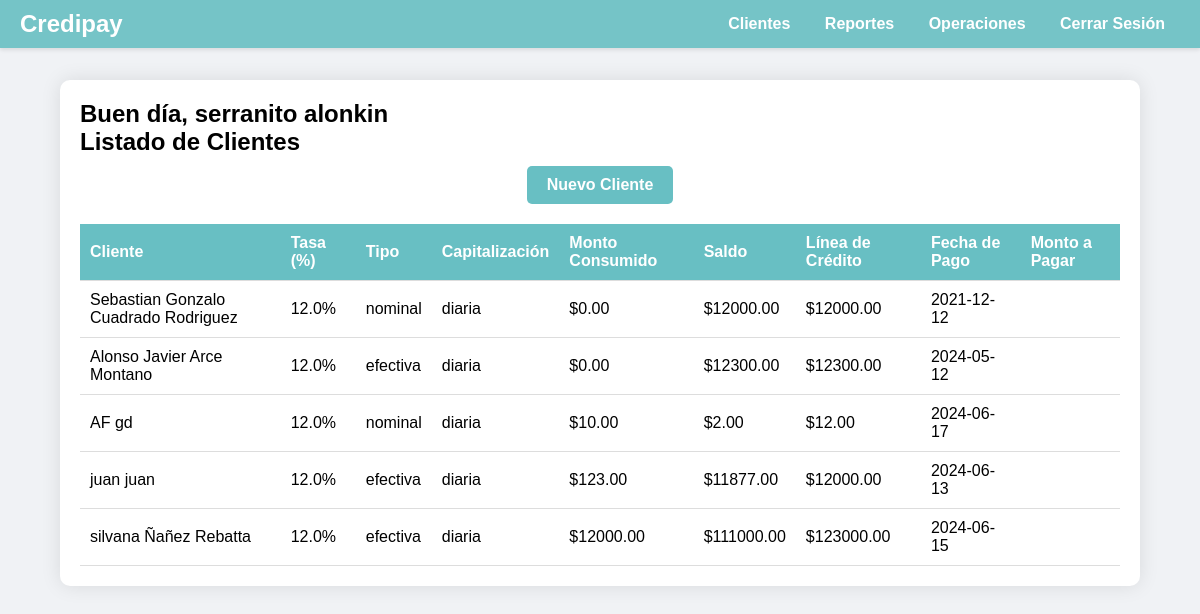
/principal (signed in), run on an earlier commit of the app's database.
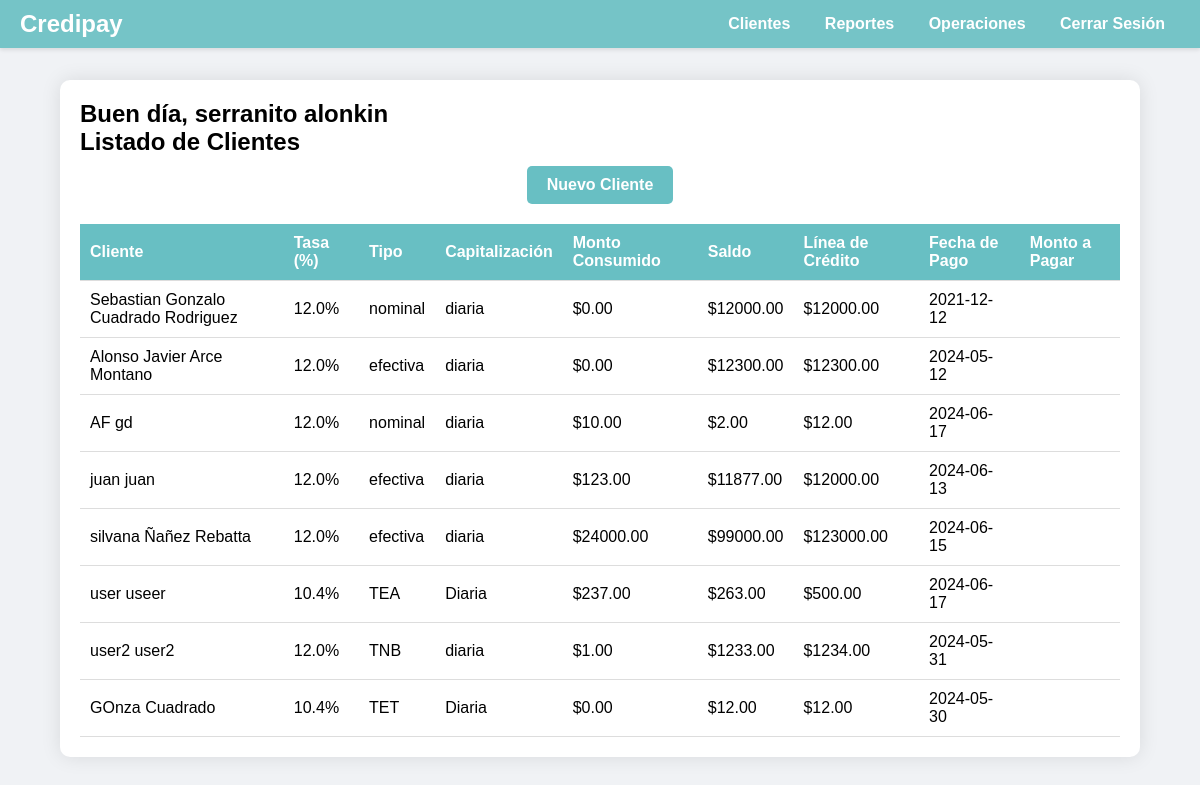
And on a later commit of the database.
### tables this page shows
CREATE TABLE clients (
            id INTEGER PRIMARY KEY AUTOINCREMENT,
            user_id INTEGER NOT NULL,
            first_name TEXT NOT NULL,
            last_name TEXT NOT NULL,
            phone TEXT NOT NULL,
            dni TEXT NOT NULL,
            rate REAL NOT NULL,
            rate_type TEXT NOT NULL,
            capitalization TEXT NOT NULL,
            credit_line REAL NOT NULL,
            payment_date TEXT NOT NULL,
            late_rate REAL NOT NULL,
            FOREIGN KEY (user_id) REFERENCES users (id)
        );

### app.py (the view)
@app.route('/principal', methods=['GET', 'POST'])
def principal():
    if 'user_id' not in session:
        return redirect(url_for('login'))
    user_id = session['user_id']
    first_name = session.get('first_name')
    last_name = session.get('last_name')
    clients = get_clients_for_user(user_id)
    print(f"Sesión: first_name={first_name}, last_name={last_name}")
    return render_template('principal.html', first_name=first_name, last_name=last_name, clients=clients)

### templates/principal.html (shortened to what this page needs)
<!DOCTYPE html>
<html lang="es">
<head>
    <link rel="stylesheet" href="static/styles2.css">
</head>
<body>
    <nav class="navbar">
        <div class="navbar-container">
            <a href="/principal" class="navbar-brand">Credipay</a>
            <div class="navbar-links">
                <a href="/clientes">Clientes</a>
                <a href="/reportes">Reportes</a>
                <a href="/operaciones">Operaciones</a>
                <a href="/login">Cerrar Sesión</a>
            </div>
        </div>
    </nav>
    <div class="container">
        <div class="welcome-message">
            <h2>Buen día, {{ first_name }} {{ last_name }}</h2>
        </div>
        <h2>Listado de Clientes</h2>
        <div class="boton">
            <a href="/newcustomer" class="btn">Nuevo Cliente</a>
        </div>
        <table class="client-table">
            <thead>
                <tr>
                    <th>Cliente</th>
                    <th>Tasa (%)</th>
                    <th>Tipo</th>
                    <th>Capitalización</th>
                    <th>Monto Consumido</th>
                    <th>Saldo</th>
                    <th>Línea de Crédito</th>
                    <th>Fecha de Pago</th>
                    <th>Monto a Pagar</th>
                </tr>
            </thead>
            <tbody>
                {% for client in clients %}
                <tr>
                    <td>{{ client[1] }} {{ client[2] }}</td>
                    <td>{{ client[3] }}%</td>
                    <td>{{ client[4] }}</td>
                    <td>{{ client[5] }}</td>
                    <td>${{ '%.2f' % client[8] }}</td>
                    <td>${{ '%.2f' % client[9] }}</td>
                    <td>${{ '%.2f' % client[6] }}</td>
                    <td>{{ client[7] }}</td>
                    <td></td>
                </tr>
                {% endfor %}
            </tbody>
        </table>
    </div>
</body>
</html>

### static/styles2.css (style rules this page uses)
* { margin: 0; padding: 0; box-sizing: border-box; }
body { font-family: Arial, sans-serif; background-color: #f0f2f5; padding-top: 60px; }
.navbar { position: fixed; top: 0; width: 100%; background-color: rgba(104, 191, 195, 0.9); padding: 10px 20px; z-index: 1000; display: flex; justify-content: space-between; align-items: center; box-shadow: 0 2px 4px rgba(0, 0, 0, 0.1); }
.navbar .navbar-container { display: flex; justify-content: space-between; align-items: center; width: 100%; }
.navbar .navbar-brand { color: white; font-size: 1.5em; text-decoration: none; font-weight: bold; }
.navbar .navbar-links a { color: white; text-decoration: none; margin: 0 15px; font-weight: bold; }
.container { margin: 20px auto; width: 90%; max-width: 1200px; background-color: #fff; border-radius: 10px; box-shadow: 0 0 20px rgba(0, 0, 0, 0.1); overflow: hidden; padding: 20px; }
.client-table { width: 100%; border-collapse: collapse; margin-top: 20px; }
.client-table th, .client-table td { padding: 10px; text-align: left; border-bottom: 1px solid #ddd; }
.client-table th { background-color: #68bfc3; color: #fff; }
.boton { text-align: center; }
.boton .btn { background-color: #68bfc3; color: #fff; padding: 10px 20px; border: none; border-radius: 5px; font-weight: bold; text-decoration: none; margin-top: 10px; display: inline-block; }

What changed in the data, as far as the page shows it:
computed for clients "silvana": value "12000.00" → "24000.00"; value "111000.00" → "99000.00"
added clients: first_name "user", last_name "useer", rate "10.4", rate_type "TEA", capitalization "Diaria", value "237.00", value "263.00", credit_line "500.00", payment_date "2024-06-17"
added clients: first_name "user2", last_name "user2", rate "12.0", rate_type "TNB", capitalization "diaria", user "1.00", value "1233.00", credit_line "1234.00", payment_date "2024-05-31"
added clients: first_name "GOnza", last_name "Cuadrado", rate "10.4", rate_type "TET", capitalization "Diaria", value "0.00", value "12.00", credit_line "12.00", payment_date "2024-05-30"
